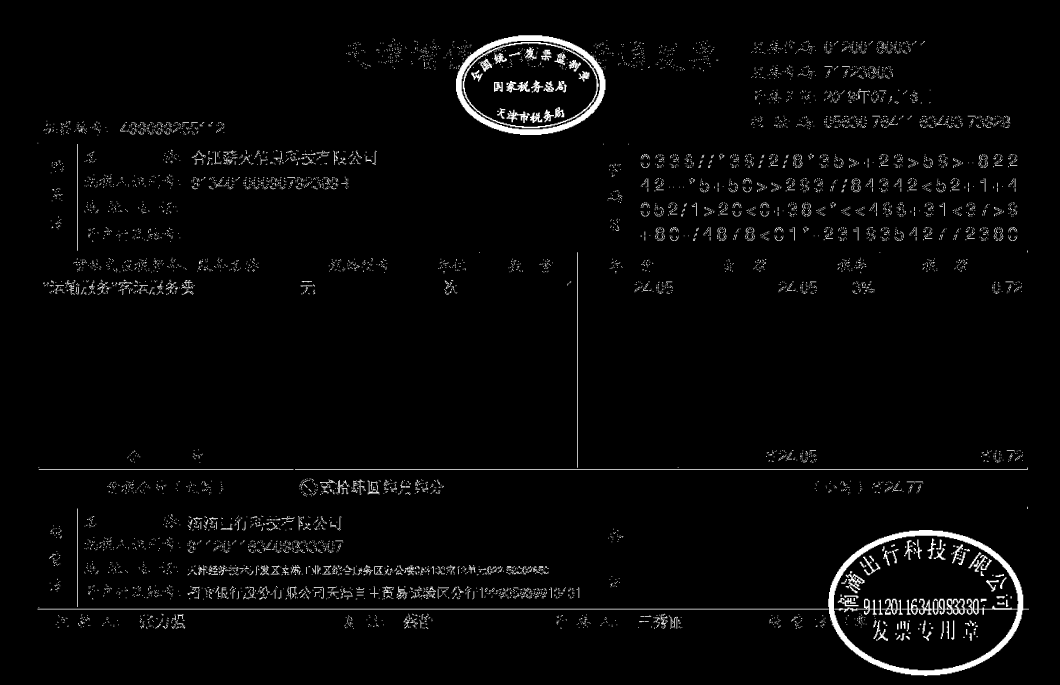
#> input picture remove_mark/res_test/dilate_img.jpg, 4237 x 2737 px (shown at 1/4 size)
$ python -i 'zyk_补线算法.py'   (imports and definitions only)
#> lines starting #> are read from the running program, lines starting #| are printed output that depends on the picture; after the words box and inside, x2 and y2 are one past the last pixel; in counts of white or black regions, pixels touching at a corner belong together
#> further down, picture is the input picture: shape (2737, 4237, 3); min 0, max 255, mean 7
import cv2
import numpy as np
import math
import json
from functools import cmp_to_key

def cmp_fun(elem1,elem2):
    return elem1['type']-elem2['type']

def data_search(data, level):
    list = []
    temp = []
    for i in range(len(data)):
        if data[i] > level:
            temp.append(data[i])
        else:
            if len(temp) > 0:
                list.append(temp)
            temp = []
    if len(temp) > 0:
        list.append(temp)
    return list

# 补全两条竖线之间距离<=d的区域
# 0 0 0 0 0 255 255 255 255 0 0 0 0 255
#
#
#  255 0 255 0 0 0 0 0 0
# 补全 d <= 2
# 0 0 0 0 0 255 255 255 255 0 0 0 0 0 0 0 0 0 0 0 0 0 0
def fill_vline(line, distance):
    arr = np.array(line)
    pos = np.where(arr < 128)
    pos1 = (np.roll(pos[0], -1),)
    if len(pos[0]) == 0:
        return arr
    pos1[0][-1] = pos[0][-1]
    d = pos1[0] - pos[0]
    d_pos = np.where((d > 1) & (d < distance+2))
    for idx, dp in enumerate(pos[0][d_pos]):
        arr[dp+1:pos1[0][d_pos][idx]] = 0
    return arr

'''
    补线算法:
        ┏━━━━━━━━━━━━━━━━━━━━━━━━━━┓    y0
        ┃   ┃      ┃    O0         ┃
        ┣━━━┻━━━━━━━━━━━━━━━━━━━━━━┫    y1
        ┃        ┃      O1 ┃       ┃
        ┣━━━━━━━━━━━━━━━━━━━━━━━━━━┫    y2
        ┃           O2   ┃     ┃   ┃
        ┃      ┃               ┃   ┃
        ┗━━━━━━━━━━━━━━━━━━━━━━━━━━┛    y3

        竖线补线算法:

        两根竖线之间的间隔小于 阈值 d 即补全两竖线之间

        将图像根据 y0,y1,y2.. 划分区域， 设划分区域为O0, O1, O2
        设 O 域中线 h 分别为 y0+(y1-y1)/2 ,y1 + (y2-y1)/2 ,y2+(y3-y2)/2 ...
           O 域起始坐标为 yo1
           O 域终止坐标为 yo2
        找纵向连通域，长度超过阈值 lth
        设纵向连通域(h1, h2), h1表示起始横坐标， h2 表示终止横坐标
        若 h1 在 O 域中线上方，及h1 > h, 联通 h1 -> O域起始坐标 yo1
        若 h1 在 O 域中线下方，不处理
        若 h2 在 O 域中线下方, 及h2 < h, 联通 h2 -> O域终止坐标 yo2
        若 h2 在 O 域中线上方，不处理
'''
def fill_hline(img):
    _,binImg = cv2.threshold(img, 128, 255,cv2.THRESH_BINARY_INV)
    height, width = binImg.shape[:2]
    HLine = []
    for i in range(height):
        pos = np.where(binImg[i]<128)
        if binImg[i][pos].size > int(width*0.2):
            #print('i:' + str(i) + 'binImg[i][pos].size:' + str(mask[i][pos].size) + '\n')
            binImg[i] = 0
            HLine.append(i)

    key_hline = []
    for idx,i in enumerate(HLine):
        if HLine[idx] - HLine[idx-1] > 30:
            key_hline.append([HLine[idx-1], HLine[idx]])
    #print(key_hline)
    if key_hline == [] or HLine == []:
        return img
    binImg[0:key_hline[0][0],:] = 0
    binImg[key_hline[-1][-1]:,:] = 0
    for i in range(width):
            hl = np.arange(0,height)
            # 连接两条距离接近20像素的竖线
            pos = np.where(binImg[:,i]<128)
            if pos[0].size > int(height*0.7):
                #print('i:' + str(i) + 'binImg[i][pos].size:' + str(mask[i][pos].size) + '\n')
                binImg[:,i] = 0
            if pos[0].size > int(height*0.1):
                pos1 = np.where(binImg[:,i] > 128)
                hl[pos1] = 0
                hl = fill_vline(hl, 20)
                lines = data_search(hl,0)
                for line in lines:
                    # 忽略长度小于 height* 0.08 的短线
                    if len(line) < int(height*0.01):
                        continue
                    # 边缘线补全
                    if i < int(width * 0.01):
                        binImg[:,i] = 0
                        continue
                    elif i > int(width * 0.99):
                        binImg[:,i] = 0
                        continue
                    # 中间竖线按补线算法计算
                    for key in key_hline:
                        if line[0] < (key[0] + (key[1] - key[0])*3/5):
                        #if line[0] < ((key[0] + key[1])*2/3):
                            binImg[key[0]:line[0],i] = 0
                        if line[-1] > ((key[0] + (key[1] - key[0])*1/5)):
                            binImg[line[-1]:key[1],i] = 0
                    #print("line[0]:" + str(line[0]) + "line[-1]:" + str(line[-1]))
            binImg[:,i] = fill_vline(binImg[:,i],25)
    _,binImg = cv2.threshold(binImg, 128, 255,cv2.THRESH_BINARY_INV)
    return binImg

def get_roi_type(img_height, img_width, x,y):
    #img_height, img_width = img.shape[:2]
    scale_x = x / img_width
    scale_y = y / img_height
    if scale_y < 0.21:
        if scale_x < 0.043:
            return 0
        elif scale_x < 0.5734:
            return 1
        elif scale_x < 0.65:
            return 2
        else:
            return 3
    elif scale_y < 0.65:
        if scale_x < 0.2688:
            return 4
        elif scale_x < 0.387:
            return 5
        elif scale_x < 0.45:
            return 6
        elif scale_x < 0.55:
            return 7
        elif scale_x < 0.65:
            return 8
        elif scale_x < 0.79926:
            return 9
        elif scale_x < 0.892:
            return 10
        else :
            return 11
    elif scale_y < 0.75:
        if scale_x < 0.26229:
            return 12
        else:
            return 13
    else:
        if scale_x < 0.04254:
            return 14
        elif scale_x < 0.57:
            return 15
        elif scale_x < 0.662:
            return 16
        else :
            return 17

# [6 lines left out: function get_roi_by_type, not called in this run]
standard_width = 1160
standard_height = 750
def RotationImg(img):
    #cv2.imshow('origin', img)
    img = cv2.resize(img,(table_width,table_height))
    kernel_size = 5
    #blur_gray = cv2.cvtColor(img, cv2.COLOR_BGR2GRAY)
    low_threshold = 50
    high_threshold = 200
    edges = cv2.Canny(img, low_threshold, high_threshold)
    #cv2.imshow('edges',edges)
    rho = 1  # distance resolution in pixels of the Hough grid
    theta = np.pi / 360  # angular resolution in radians of the Hough grid
    threshold = 300  # minimum number of votes (intersections in Hough grid cell)
    min_line_length = 100  # minimum number of pixels making up a line
    max_line_gap = 250  # maximum gap in pixels between connectable line segments
    line_image = np.copy(img) * 0  # creating a blank to draw lines on

    # Run Hough on edge detected image
    # Output "lines" is an array containing endpoints of detected line segments
    lines = cv2.HoughLinesP(edges, rho, theta, threshold, np.array([]),
                        min_line_length, max_line_gap)

    angle = 0.0
    for line in lines:
        for x1,y1,x2,y2 in line:
            if abs(math.atan2(y2 - y1, x2 - x1)) > math.pi/4:
                continue
            cv2.line(line_image,(x1,y1),(x2,y2),(255,0,0),1)
            t = math.atan2(y2 - y1, x2 - x1)
            angle += 180 / math.pi * t
    angle = angle / len(lines)

    roi = img.copy()
    #cv2.imshow('roi', roi)

    rows,cols = img.shape[:2]
    m2 = cv2.getRotationMatrix2D((cols/2, rows/2), angle,1)
    ratationedImg = cv2.warpAffine(roi,m2,(roi.shape[1], roi.shape[0]),borderMode=cv2.BORDER_REFLECT,borderValue=(255,255,255))
    return ratationedImg
# [54 lines left out: function GetContoursPic, not called in this run]


#table_width = 985
#table_height = 565
table_width = 1395
table_height = 800
# [83 lines left out: function getTableRoi, not called in this run]

def SplitRect(img):
    rect_rois = []
    # x：区域中心点 x 坐标
    # y: 区域中心点 y 坐标
    rect_item = {
        'x' : 0,
        'y' : 0,
        'img': img
    }
    rsz = cv2.resize(img,(table_width,table_height))
    #cv2.imwrite("./image/rois/rsz.jpg", rsz)
    b,g,r = cv2.split(rsz)
    #_,gray = cv2.threshold(r, 220, 255, cv2.THRESH_BINARY)
    gray = r
    #gray = cv2.cvtColor(rsz,cv2.COLOR_BGR2GRAY)
    #cv2.imshow('gray',gray)
    gray_not = cv2.bitwise_not(gray)
    #cv2.imshow('gray_not',gray_not)
    #自适应阈值
    binImg = cv2.adaptiveThreshold(gray_not,255,cv2.ADAPTIVE_THRESH_GAUSSIAN_C, cv2.THRESH_BINARY,19,-2)
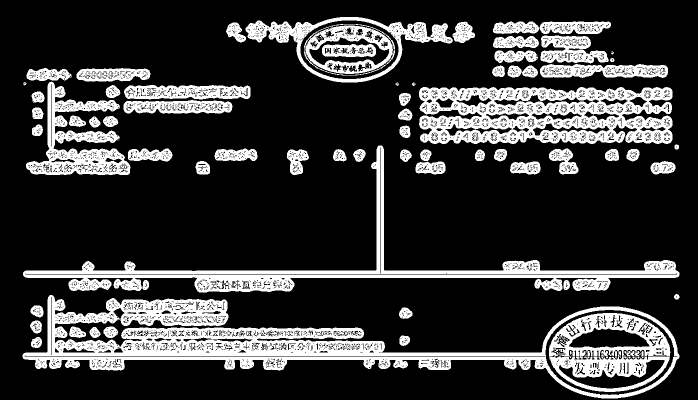
#> binImg: shape (800, 1395) (shown at 1/2 size); 21.9% white; 120 white regions (52 under 20 px), largest, box (x1, y1, x2, y2) and area: (45, 590, 1359, 797) 62156, (838, 174, 1345, 288) 39271, (46, 291, 1359, 585) 34188
    height, width = binImg.shape[:2]
#> height = 800; width = 1395
    #binImg[:3] = 255
    #binImg[-3:] = 255
    #binImg[:,:3] = 255
    #binImg[:,-3:] = 255
    '''
    for i in range(width):
        pos = np.where(binImg[:, i-1:i+2] > 128)
        if binImg[:][pos].size > int(height*1.8):
            binImg[:,i-1:i+1] = 255
    '''
    #cv2.imshow('binary',binImg)

    horizontal = binImg.copy()
    vertical = binImg.copy()

    rows,cols =horizontal.shape[:2]
#> rows = 800; cols = 1395
    h_scale = 55
    horizontalsize = int(cols / h_scale)
#> horizontalsize = 25
    horizontalStructure = cv2.getStructuringElement(cv2.MORPH_RECT,(horizontalsize,2))

    horizontal = cv2.erode(horizontal, horizontalStructure,anchor=(-1,-1))
#> horizontal: shape (800, 1395); 4.2% white; 324 white regions (208 under 20 px), largest, box (x1, y1, x2, y2) and area: (58, 550, 1347, 561) 8127, (58, 700, 1080, 712) 7383, (57, 714, 1080, 720) 5395
    horizontal = cv2.dilate(horizontal,horizontalStructure,anchor=(-1,-1))
#> horizontal: shape (800, 1395); 7.8% white; 262 white regions, largest, box (x1, y1, x2, y2) and area: (46, 550, 1359, 562) 9892, (46, 700, 1092, 713) 9383, (45, 714, 1092, 721) 7018
    #cv2.imshow("horizontal", horizontal)

    v_scale = 25
    verticalsize = int(rows / v_scale)
#> verticalsize = 32
    verticalStructure = cv2.getStructuringElement(cv2.MORPH_RECT,(1,verticalsize))
#> verticalStructure = 32 values from 1 to 1
    vertical = cv2.erode(vertical, verticalStructure,anchor=(-1,-1))
#> vertical: shape (800, 1395); 0.59% white; 76 white regions (63 under 20 px), largest, box (x1, y1, x2, y2) and area: (753, 307, 760, 533) 1568, (761, 307, 768, 533) 1568, (103, 180, 110, 297) 727
    vertical = cv2.dilate(vertical, verticalStructure, (-1,-1))
#> vertical: shape (800, 1395); 1.1% white; 73 white regions, largest, box (x1, y1, x2, y2) and area: (753, 292, 760, 549) 1785, (761, 292, 768, 549) 1785, (103, 165, 110, 313) 944
    #cv2.imshow('vertical', vertical)
    mask = horizontal + vertical
    cv2.imwrite('mask.jpg', mask)
    '''
    for i in range(height):
        pos = np.where(mask[i]>128)
        if mask[i][pos].size > int(width*0.2):
            #print('i:' + str(i) + 'binImg[i][pos].size:' + str(mask[i][pos].size) + '\n')
            mask[i] = 255
    '''
    '''
    for i in range(width):
        pos = np.where(mask[:, i-1:i+2] > 128)
        if binImg[:][pos].size > int(height*0.15):
    '''

    #cv2.imshow('mask', mask)
    mask = RotationImg(mask)
#> in RotationImg, `edges = cv2.Canny(img, low_threshold, high_threshold)`:
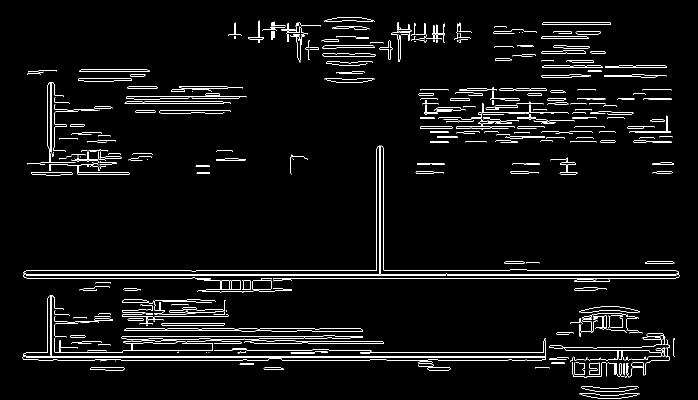
#> edges: shape (800, 1395) (shown at 1/2 size); 3.6% white in thin lines or dots, all inside (x1, y1, x2, y2) = (45, 34, 1359, 798)
#> in RotationImg, `line_image = np.copy(img) * 0`: line_image: shape (800, 1395); every value is 0
#> in RotationImg, `lines = cv2.HoughLinesP(edges, rho, theta, threshold, np.array([]), mi..`: lines = [[46, 550, 1358, 550], [52, 548, 1352, 548], [53, 556, 1351, 556], [52, 541, 1352, 541], [52, 712, 1349, 712], [45, 714, 1339, 714], [77, 720, 1338, 720], [52, 705, 1347, 705], [1087, 700, 1347, 700], [94, 661, 725, 661], [94, 686, 767, 686]]
#> the loop in RotationImg, `for line in lines:` made 11 passes
#> after the loop in RotationImg, `for line in lines:`:
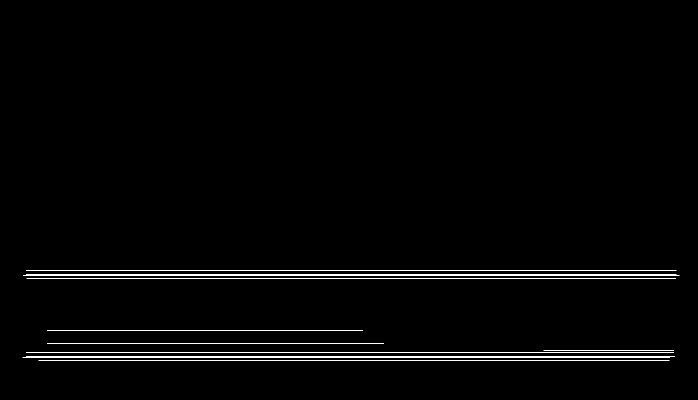
#> line_image: shape (800, 1395) (shown at 1/2 size); 1.1% white in thin lines or dots, all inside (x1, y1, x2, y2) = (45, 541, 1359, 721)
#> after the loop in RotationImg, `for line in lines:`: angle = 0
#> in RotationImg, `m2 = cv2.getRotationMatrix2D((cols/2, rows/2), angle,1)`: m2 = [[1, 0, 0], [0, 1, 0]]
    mask = fill_hline(mask)
#> in fill_hline, `_,binImg = cv2.threshold(img, 128, 255,cv2.THRESH_BINARY_INV)`: binImg: shape (800, 1395); 91.2% white; 208 black regions, largest, box (x1, y1, x2, y2) and area: (46, 591, 1092, 713) 12521, (46, 550, 1359, 585) 10831, (45, 714, 1092, 721) 7018
#> the loop in fill_hline, `for i in range(height):` made 800 passes
#> pos on passes 1 to 3: (empty array,), (empty array,), (empty array,)
#> after the loop in fill_hline, `for i in range(height):`:
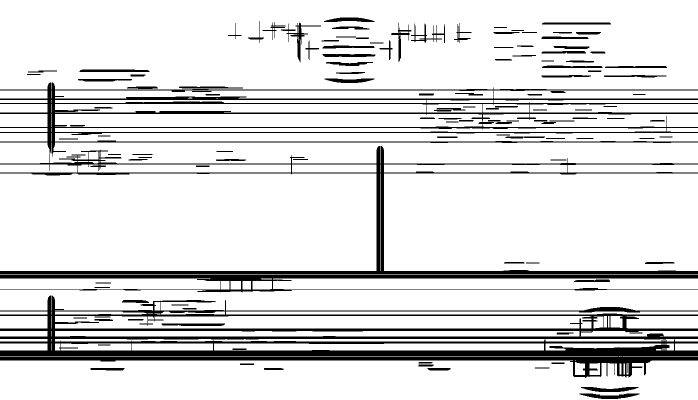
#> binImg: shape (800, 1395) (shown at 1/2 size); 86.7% white; 130 black regions, largest, box (x1, y1, x2, y2) and area: (0, 591, 1395, 756) 62994, (0, 165, 1395, 313) 28460, (0, 292, 1395, 549) 21207
#> after the loop in fill_hline, `for i in range(height):`: HLine = 73 values from 179 to 720
#> the loop in fill_hline, `for idx,i in enumerate(HLine):` made 73 passes
#> i on passes 1 to 12: 179, 180, 197, 198, 199, 206, 207, 225, 226, 227, 254, 255
#> after the loop in fill_hline, `for idx,i in enumerate(HLine):`: key_hline = [[284, 327], [346, 542], [579, 621]]
#> in fill_hline, `binImg[0:key_hline[0][0],:] = 0`: binImg: shape (800, 1395); 55.1% white; 41 black regions, largest, box (x1, y1, x2, y2) and area: (0, 0, 1395, 313) 397945, (0, 591, 1395, 756) 62994, (0, 292, 1395, 549) 21207
#> in fill_hline, `binImg[key_hline[-1][-1]:,:] = 0`:
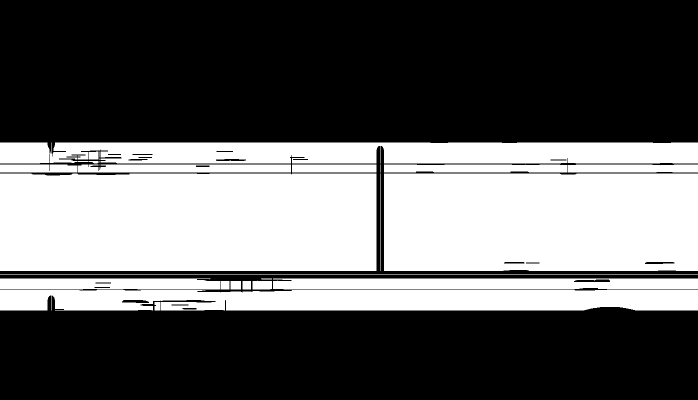
#> binImg: shape (800, 1395) (shown at 1/2 size); 38.6% white; 29 white regions (7 under 20 px), largest, box (x1, y1, x2, y2) and area: (0, 347, 753, 542) 146323, (768, 347, 1395, 542) 121699, (0, 285, 1395, 327) 55503
#> the loop in fill_hline, `for i in range(width):` made 1395 passes
#> after the loop in fill_hline, `for i in range(width):`:
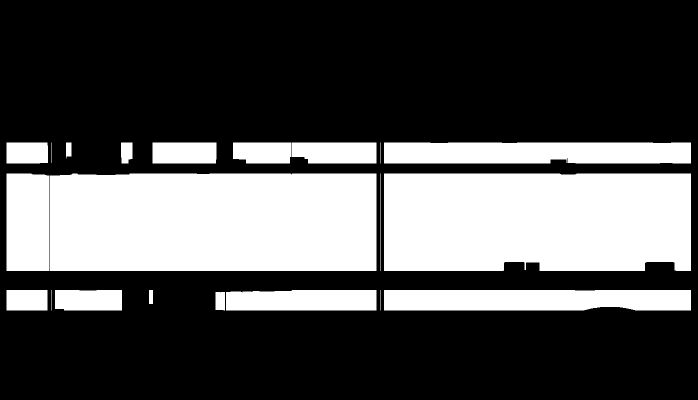
#> binImg: shape (800, 1395) (shown at 1/2 size); 31.8% white; 21 white regions, largest, box (x1, y1, x2, y2) and area: (100, 347, 753, 542) 126912, (768, 347, 1382, 542) 117408, (768, 285, 1382, 327) 25378
#> in fill_hline, `_,binImg = cv2.threshold(binImg, 128, 255,cv2.THRESH_BINARY_INV)`: binImg: shape (800, 1395); 68.2% white; 21 black regions
    cv2.imshow('fill_line_mask', mask)
    contours, hierarchy = cv2.findContours(mask,cv2.RETR_TREE,cv2.CHAIN_APPROX_SIMPLE)
#> contours = 22 contours; largest, box (x1, y1, x2, y2) and area: (0, 0, 1395, 800) 1113806, (99, 346, 754, 543) 127758, (767, 346, 1383, 543) 118260, (767, 284, 1383, 328) 26048, (767, 579, 1383, 622) 25275
    i = 0
    for contour in contours:
        area = cv2.contourArea(contour)
        if area < 2000 or area > (img.shape[0] * img.shape[1] / 2):
            continue
        contour_ploy = cv2.approxPolyDP(contour,3,True)
        boundRect = cv2.boundingRect(contour_ploy)
        x,y,w,h = boundRect[:4]
        roi = rsz[y:y+h,x:x+w]
        roi_type = get_roi_type(table_height,table_width,x+w/2,y+h/2)
        #合并相同类型区域
        output = np.zeros_like(roi)
        concateFlag = False
        for rect_roi in rect_rois:
                if rect_roi['type'] == roi_type:
                    #print("x:" + str(rect_roi["x"]) + "cur x: " + str(x + w/2))
                    #print("y:" + str(rect_roi["y"]) + "cur y: " + str(y + h/2))
                    cv2.imshow("roi", roi)
                    cv2.imshow("rect_roi", rect_roi["img"])
                    cv2.waitKey()
                    rect_roi_h,rect_roi_w = rect_roi["img"].shape[:2]
                    rect_roi["x"] = (rect_roi["x"] + (x + w/2)) / 2
                    heigh = np.max([rect_roi_h, h])
                    roi = cv2.resize(roi, (w,heigh))
                    rect_roi["img"] = cv2.resize(rect_roi["img"], (rect_roi_w,heigh))
                    output = np.zeros((heigh,width,3))
                    if rect_roi["x"] > (x + w/2):
                        output = np.concatenate((roi,rect_roi["img"]),axis=1)
                    else :
                        output = np.concatenate((rect_roi["img"],roi),axis=1)
                    rect_roi["img"] = output
                    concateFlag = True
                    break
        if concateFlag == False:
            rect_item = {
                'x' : x + w/2,
                'y' : y + h/2,
                'img': roi,
                'type':get_roi_type(table_height,table_width,x+w/2,y+h/2)
            }
            rect_rois.append(rect_item)
#> this loop made 22 passes
#> area on passes 2, 4, 6, 8, 11, 15, 19, 20, 21: 740.5, 82, 259, 82, 390, 84, 948.5, 353.5, 82
#> (area, contour_ploy, x, y, w, h) on passes 1, 5, 7, 9, 13, 18: (1113806, [[0, 0], [0, 799], [1394, 799], [1394, 0]], 0, 0, 1395, 800), (12320, [[451, 584], [752, 579], [753, 620], [452, 621]], 451, 579, 303, 43), (5579.5, [[109, 580], [243, 579], [244, 620], [110, 618]], 109, 579, 136, 42), (3484, [[12, 580], [94, 579], [95, 620], [13, 621]], 12, 579, 84, 43), (16963, [[13, 346], [99, 351], [98, 542], [12, 541]], 12, 346, 88, 197), (5536.5, [[304, 285], [432, 284], [432, 326], [305, 327]], 304, 284, 129, 44)
#> pass 3, in SplitRect, `roi = rsz[y:y+h,x:x+w]`:
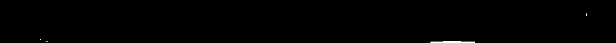
#> roi: shape (43, 616, 3); min 0, max 255, mean 0.7
#> after the loop, rect_roi = 4 items; rect_rois = 7 items
        # [7 lines of commented-out code are left out]
    return rect_rois

class InvoiceSplit():
    # [5 lines left out: function invoiceSplit, not called in this run]

>>> import cv2
>>> picture = cv2.imread('remove_mark/res_test/dilate_img.jpg')
>>> result = SplitRect(picture)
#> result = 7 items
